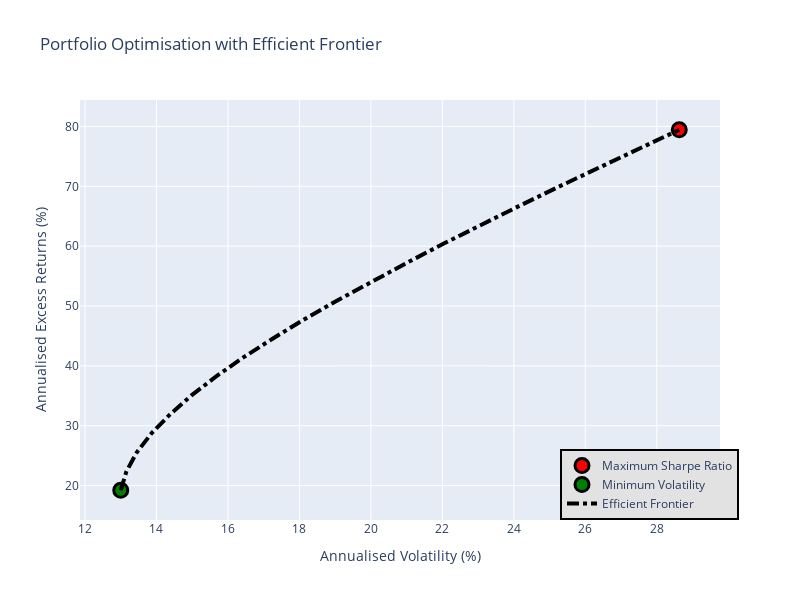

This figure's notebook cell:
### Markdown cell above
Plot the Efficient Frontier for our portfolio stocks

### Code cell
plot_efficient_frontier(mean_returns, cov_matrix, avg_annual_risk_free_rate)

### Figure 1 — Plotly figure (JSON) as saved in the notebook; plotly's stock layout.template omitted (floating-point values rounded to 4 significant figures)
{"data": [{"marker": {"color": "red", "line": {"color": "black", "width": 3}, "size": 14}, "mode": "markers", "name": "Maximum Sharpe Ratio", "type": "scatter", "x": [28.63], "y": [79.45]}, {"marker": {"color": "green", "line": {"color": "black", "width": 3}, "size": 14}, "mode": "markers", "name": "Minimum Volatility", "type": "scatter", "x": [13], "y": [19.22]}, {"line": {"color": "black", "dash": "dashdot", "width": 4}, "mode": "lines", "name": "Efficient Frontier", "type": "scatter", "x": [13, 13.16, 13.45, 13.86, 14.38, 14.98, 15.67, 16.43, 17.26, 18.13, 19.06, 20.02, 21.02, 22.04, 23.09, 24.17, 25.26, 26.37, 27.49, 28.63], "y": [19.22, 22.39, 25.56, 28.73, 31.9, 35.07, 38.24, 41.41, 44.58, 47.75, 50.92, 54.09, 57.26, 60.43, 63.6, 66.77, 69.94, 73.11, 76.28, 79.45]}], "layout": {"height": 600, "legend": {"bgcolor": "#E2E2E2", "bordercolor": "black", "borderwidth": 2, "traceorder": "normal", "x": 0.75, "y": 0}, "showlegend": true, "title": {"text": "Portfolio Optimisation with Efficient Frontier"}, "width": 800, "xaxis": {"title": {"text": "Annualised Volatility (%)"}}, "yaxis": {"title": {"text": "Annualised Excess Returns (%)"}}}}
